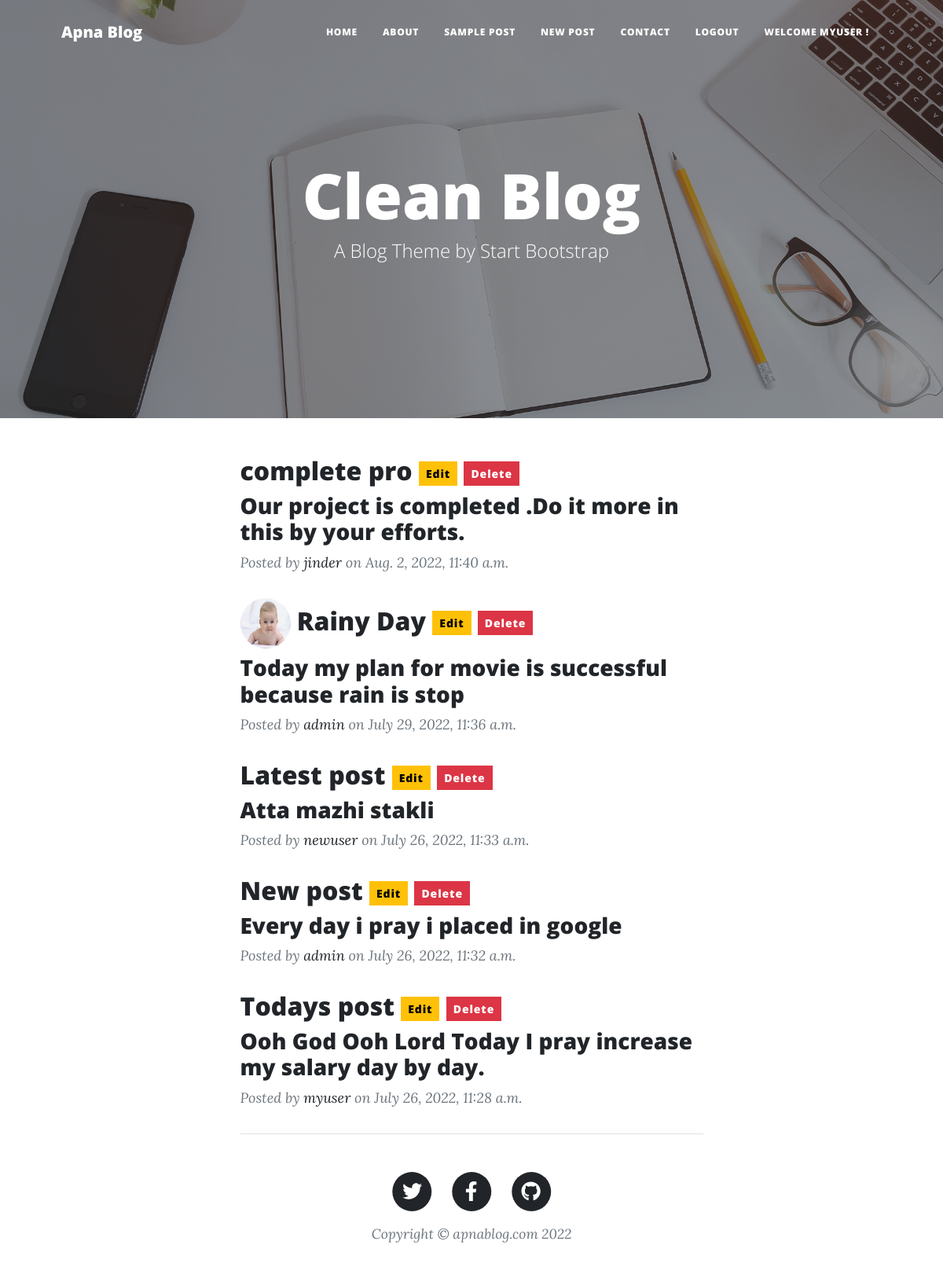
The page / (signed in) on the database its author committed.
### myapp/models.py (models this page shows, shortened)
class Post(models.Model):
	author = models.ForeignKey(settings.AUTH_USER_MODEL, on_delete = models.CASCADE)
	title = models.CharField(max_length = 200)
	text = models.TextField()
	created_date = models.DateTimeField(auto_now_add = True)
	published_date = models.DateTimeField(blank = True, null = True)
	image = models.ImageField(upload_to = "images", null = True)

### myapp/views.py (the view)
# urls.py: path('', index, name = "index"),
def index(request):
	posts = Post.objects.all().order_by('-published_date')
	return render(request, 'index.html', {'posts':posts})

### myapp/templates/index.html (shortened to what this page needs)
{% load static %}
{% include 'header.html' %}
        <header class="masthead" style="background-image: url('{% static 'assets/img/home-bg.jpg' %}')">
            <div class="container position-relative px-4 px-lg-5">
                <div class="row gx-4 gx-lg-5 justify-content-center">
                    <div class="col-md-10 col-lg-8 col-xl-7">
                        <div class="site-heading">
                            <h1>Clean Blog</h1>
                            <span class="subheading">A Blog Theme by Start Bootstrap</span>
                        </div>
                    </div>
                </div>
            </div>
        </header>
        <div class="container px-4 px-lg-5">
            <div class="row gx-4 gx-lg-5 justify-content-center">
                <div class="col-md-10 col-lg-8 col-xl-7">
                     {% for post in posts %}
                    <div class="post-preview">
                        <a href="#">
                            <h2 class="post-title">
                                {% if post.image %}<img src="{{ post.image.url }}" class ="rounded-circle" height="64" width="64">{% endif %}
                                {{post.title}}
                                <a href="{% url 'post_edit' post.id %}" class="btn btn-warning btn-sm">Edit</a>
                                <a href="{% url 'post_delete' post.id %}" class="btn btn-danger btn-sm">Delete</a>
                            </h2>
                            <h3 class="post-subtitle">{{post.text}}</h3>
                        </a>
                        <p class="post-meta">
                            Posted by
                            <a href="#!">{{post.author}}</a>
                            on {{post.published_date}}
                        </p>
                    </div>
                    {% endfor %}
{% include 'footer.html' %}
    </body>
</html>

### myapp/templates/header.html (shortened to what this page needs)
{% load static %}
<!DOCTYPE html>
<html lang="en">
    <head>
        <link href="{% static 'css/styles.css' %}" rel="stylesheet" />
    </head>
    <body>
        <nav class="navbar navbar-expand-lg navbar-dark" id="mainNav" >
            <div class="container px-4 px-lg-5">
                <a class="navbar-brand" href="index.html">Apna Blog</a>
                <div class="collapse navbar-collapse" id="navbarResponsive">
                    <ul class="navbar-nav ms-auto py-4 py-lg-0">
                        <li class="nav-item"><a class="nav-link px-lg-3 py-3 py-lg-4" href="/">Home</a></li>
                        <li class="nav-item"><a class="nav-link px-lg-3 py-3 py-lg-4" href="{% url 'about' %}">About</a></li>
                        <li class="nav-item"><a class="nav-link px-lg-3 py-3 py-lg-4" href="{% url 'post' %}">Sample Post</a></li>
                        <li class="nav-item"><a class="nav-link px-lg-3 py-3 py-lg-4" href="{% url 'newpost' %}">New Post</a></li>
                        <li class="nav-item"><a class="nav-link px-lg-3 py-3 py-lg-4" href="{% url 'contact' %}">Contact</a></li>
                        {% if request.user.is_authenticated %}
                        <li class="nav-item"><a class="nav-link px-lg-3 py-3 py-lg-4" href="{% url 'logout' %}">Logout</a></li>
                        <li class="nav-item"><a class="nav-link px-lg-3 py-3 py-lg-4" href="#">Welcome {{request.user}} !</a></li>
                        {% else %}
                        <li class="nav-item"><a class="nav-link px-lg-3 py-3 py-lg-4" href="{% url 'login' %}">Login</a></li>
                        {% endif %}
                    </ul>
                </div>
            </div>
        </nav>

### rows shown on the page
Post: title "complete pro", text "Our project is completed .Do it more in this by your efforts.", author "jinder", published_date "Aug. 2, 2022, 11:40 a.m."
Post: image (picture), title "Rainy Day", text "Today my plan for movie is successful because rain is stop", author "admin", published_date "July 29, 2022, 11:36 a.m."
Post: title "Latest post", text "Atta mazhi stakli", author "newuser", published_date "July 26, 2022, 11:33 a.m."
Post: title "New post", text "Every day i pray i placed in google", author "admin", published_date "July 26, 2022, 11:32 a.m."
Post: title "Todays post", text "Ooh God Ooh Lord Today I pray increase my salary day by day.", author "myuser", published_date "July 26, 2022, 11:28 a.m."

### other values the page prints
{{ request.user }} "MYUSER"
